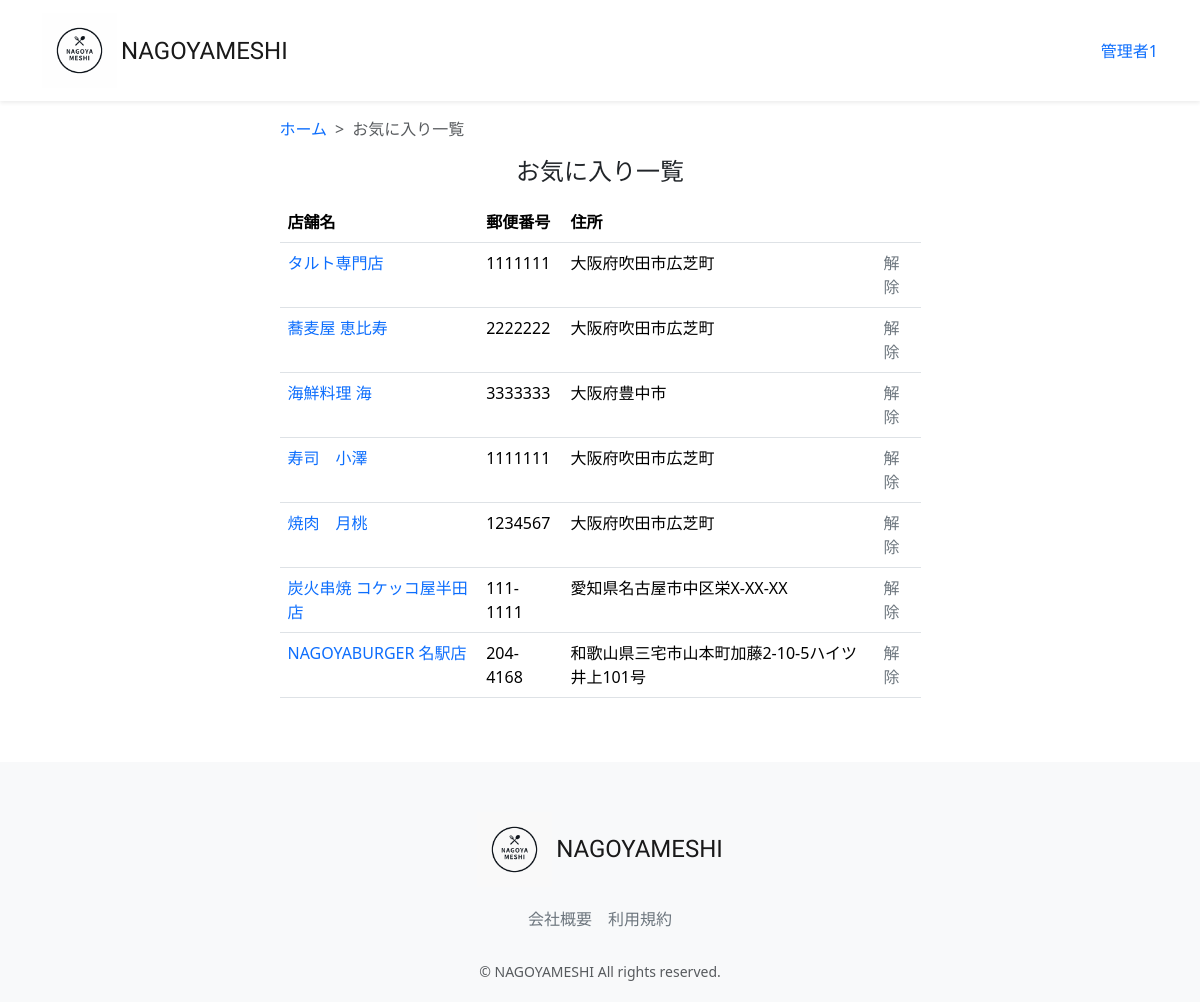
The page /favorite-list/ (signed in) on the database as committed earlier.
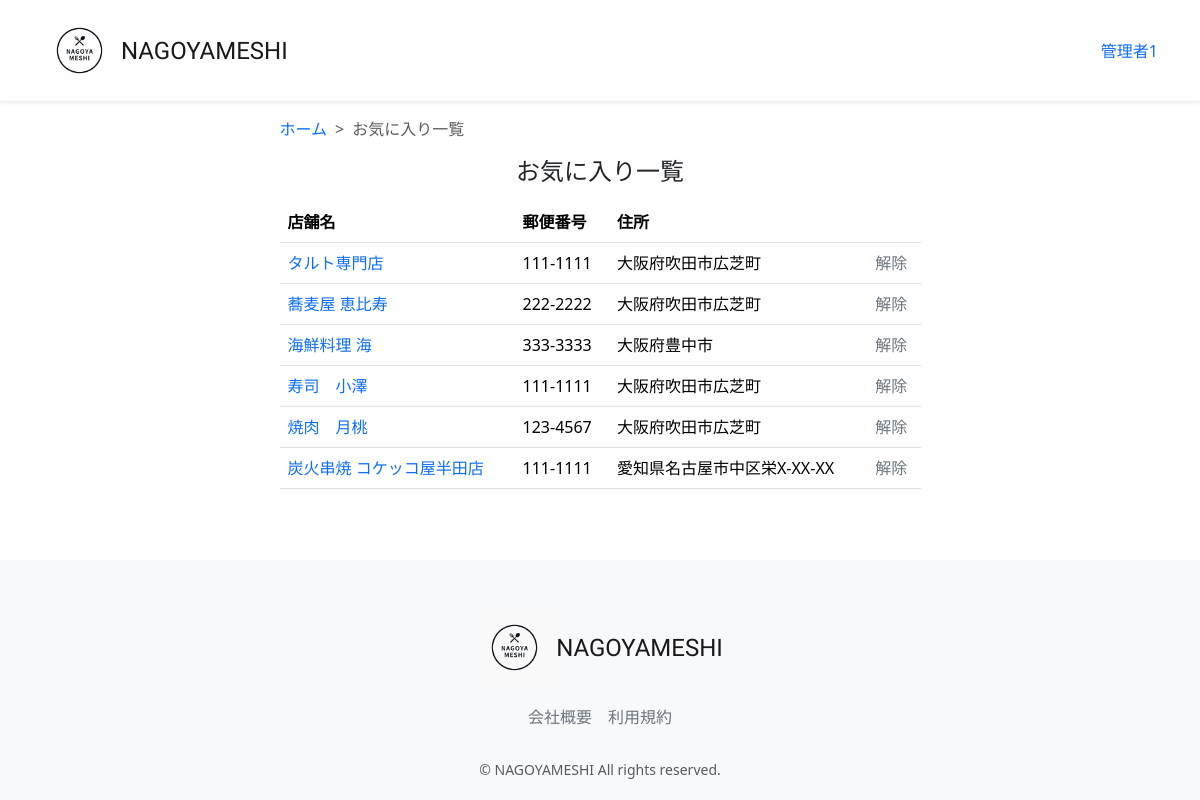
The same page on the database as committed later.
### accounts/models.py (models this page shows, shortened)
class CustomUser(AbstractUser):
    user_name = models.CharField(max_length=128, null=True, blank=True,verbose_name='ユーザー名')
    hurigana = models.CharField(max_length=128, null=True, blank=True,verbose_name='フリガナ')
    zip_code = models.CharField(max_length=16, null=True, blank=True,verbose_name='郵便番号')
    address = models.CharField(max_length=255, null=True, blank=True,verbose_name='住所')
    phone_number = models.CharField(max_length=20, null=True, blank=True,verbose_name='電話番号')
    birthday = models.DateField(null=True, blank=True,verbose_name='誕生日')
    job = models.CharField(max_length=255, null=True, blank=True,verbose_name='職業')
    is_subscribed = models.BooleanField(default=False, verbose_name='有料会員')
    card_name = models.CharField(max_length=128, null=True, blank=True,verbose_name='カード名義')
    card_number = models.CharField(max_length=128, null=True, blank=True,verbose_name='カード番号')
    class Meta:
        verbose_name_plural = 'CustomUser'

### restaurant/models.py (models this page shows, shortened)
class Favorite(models.Model):
    user = models.ForeignKey(CustomUser, verbose_name='ユーザー',on_delete=models.PROTECT, null=True, blank=True)
    restaurant = models.ForeignKey(Restaurant, verbose_name='レストラン',on_delete=models.PROTECT)
    created_at = models.DateTimeField(verbose_name='お気に入り登録日時',auto_now_add=True)
    updated_at = models.DateTimeField(verbose_name='お気に入り更新日時',auto_now=True)
    class Meta:
        verbose_name= 'お気に入り'
        verbose_name_plural = 'お気に入り'

class Restaurant(models.Model):
    name = models.CharField(verbose_name='店舗名', max_length=64)
    description = models.CharField(verbose_name='説明', max_length=128)
    price_min = models.IntegerField(verbose_name="最低金額", default=1000)
    price_max = models.IntegerField(verbose_name="最高金額", default=5000)
    zip_code = models.CharField(verbose_name='郵便番号', max_length=32)
    address = models.CharField(verbose_name='住所', max_length=128)
    open_time = models.TimeField(verbose_name="開店時間", default="17:00")
    close_time = models.TimeField(verbose_name="閉店時間", default="21:00")
    close_day_of_week = models.PositiveIntegerField(verbose_name='定休日', default=0)
    seats_number = models.PositiveIntegerField(verbose_name='座席数', default=10)
    category = models.ForeignKey(Category, verbose_name='カテゴリー', on_delete=models.PROTECT)
    photo = models.ImageField(verbose_name='写真', blank=True, null=True)
    created_at = models.DateTimeField(verbose_name='作成日時', auto_now_add=True)
    updated_at = models.DateTimeField(verbose_name='更新日時', auto_now=True)
    class Meta:
        verbose_name = 'レストラン'
        verbose_name_plural = 'レストラン'

### restaurant/views.py (the view)
# urls.py: path("favorite-list/", views.FavoriteListView.as_view(), name="favorite_list"),
class FavoriteListView(generic.ListView):
    model = models.Favorite
    template_name = 'favorite/favorite_list.html'
    def get_queryset(self):
        user_id = self.request.user.id
        queryset = models.Favorite.objects.filter(user_id=user_id).order_by('-created_at')
        return queryset

### restaurant/templates/favorite/favorite_list.html (shortened to what this page needs)
{% extends "layout/base.html" %}
{% load static %}
{% block content %}
<main>
    <div class="container nagoyameshi-container pb-5">
      <div class="row justify-content-center">
        <div class="col-xxl-6 col-xl-7 col-lg-8 col-md-10">
          <nav class="my-3" style="--bs-breadcrumb-divider: '>';" aria-label="breadcrumb">
            <ol class="breadcrumb mb-0">
              <li class="breadcrumb-item"><a href="{% url 'top_page' %}">ホーム</a></li>
              <li class="breadcrumb-item active" aria-current="page">お気に入り一覧</li>
            </ol>
          </nav>
          <h1 class="mb-3 text-center">お気に入り一覧</h1>
            <table class="table">
              <thead>
                <tr>
                  <th scope="col">店舗名</th>
                  <th scope="col">郵便番号</th>
                  <th scope="col">住所</th>
                  <th scope="col"></th>
                </tr>
              </thead>
                <tbody>
                  {% for favorite in object_list %}
                    <tr>
                      <td>
                        <a href="{% url 'restaurant_detail' favorite.restaurant.id %}">
                         {{ favorite.restaurant.name }}
                        </a>
                      </td>
                        <td>{{ favorite.restaurant.zip_code }}</td>
                          <td> {{ favorite.restaurant.address }}</td>
                            <td>
                              <a href="#" class="link-secondary" data-bs-toggle="modal"
                                                                 data-bs-target="#removeFavoriteModal"
                                                                 data-favorite-id="{{ favorite.id }}"
                                                                 data-restaurant-name=" {{ favorite.restaurant.name }}">解除</a>
                            </td>
                    </tr>
                </tbody>
                  {% endfor %}
            </table>
          </div>
        </div>
    </div>
</main>
  {% endblock %}

### restaurant/templates/layout/base.html (shortened to what this page needs)
{% load static %}
<!DOCTYPE html>
<html lang="ja">
  <head>
      <link href="https://cdn.jsdelivr.net/npm/bootstrap@5.3.3/dist/css/bootstrap.min.css" rel="stylesheet">
      <link href="{% static 'css/nagoyameshi.css' %}" rel="stylesheet">
  </head>
  <body>
    <div id="app" class="wrapper">
      <nav class="navbar navbar-expand-md navbar-light bg-white shadow-sm">
        <div class="container nagoyameshi-container">
          <a class="navbar-brand app-name" href="{% url 'top_page' %}">
            <div class="d-flex align-items-center">
            <img class="nagoyameshi-logo me-1" src="{% static 'images/logo/logo.png' %}" alt="nagoyameshi">NAGOYAMESHI</div>
          </a>
          <div class="collapse navbar-collapse" id="navbarSupportedContent">
            <ul class="navbar-nav ms-auto">
              {% if user.is_subscribed %}
                <li class="nav-item dropdown">
                  <a id="navbarDropdown" class="nav-linkdropdown-toggle" href="#" role="button" data-bs-toggle="dropdown" aria-haspopup="true" aria-expanded="false" v-pre>{{ user.user_name }}</a>
                </li>
              {% else %}
                {% if user.is_authenticated %}
                  <li class="nav-item dropdown">
                    <a id="navbarDropdown" class="nav-linkdropdown-toggle" href="#" role="button" data-bs-toggle="dropdown" aria-haspopup="true" aria-expanded="false" v-pre>{{ user.user_name }}</a>
                 </li>
                {% endif %}
              {% endif %}
            </ul>
          </div>
        </div>
      </nav>
    {% block content %}
    {% endblock %}
      <footer class="bg-light">
        <div class="d-flex justify-content-center footer-logo">
            <a class="navbar-brand app-name" href="{% url 'top_page' %}">
              <div class="d-flex align-items-center"><img class="nagoyameshi-logo me-1" src="{% static 'images/logo/footer_logo.png' %}" alt="nagoyameshi">NAGOYAMESHI</div>
            </a>
        </div>
        <div class="d-flex justify-content-center footer-link">
          <a href="{% url 'company_page' %}" class="link-secondary me-3">会社概要</a>
          <a href="{% url 'terms_page' %}" class="link-secondary">利用規約</a>
        </div>
        <p class="text-center text-muted small mb-0">&copy; NAGOYAMESHI All rights reserved.</p>
      </footer>
      </div>
  </body>
</html>

Rows that differ between the two databases and show on the page:
removed Favorite: restaurant.name "NAGOYABURGER 名駅店", restaurant.zip_code "204-4168", restaurant.address "和歌山県三宅市山本町加藤2-10-5ハイツ井上101号"
changed CustomUser "管理者1": is_subscribed False → True (drawn)
changed through a linked row, Favorite "タルト専門店": restaurant.zip_code "1111111" → "111-1111"
changed through a linked row, Favorite "蕎麦屋 恵比寿": restaurant.zip_code "2222222" → "222-2222"
changed through a linked row, Favorite "海鮮料理 海": restaurant.zip_code "3333333" → "333-3333"
changed through a linked row, Favorite "寿司 小澤": restaurant.zip_code "1111111" → "111-1111"
changed through a linked row, Favorite "焼肉 月桃": restaurant.zip_code "1234567" → "123-4567"
